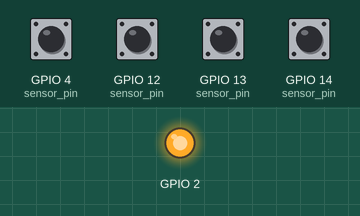
Simulated run of this sketch. Board: ESP8266 (NodeMCU). On the bench: output pins drawn as LEDs (lit = HIGH). The inputs (shaded band) are chosen by the test bench; at power-on: GPIO 4 (sensor_pin), GPIO 12 (sensor_pin), GPIO 13 (sensor_pin), GPIO 14 (sensor_pin) HIGH. WiFi joins after 1.5 s; servers stay silent unless stated.

Above: at 4.0 s.
Timing chart, 0 to 8.0 s (numbered marks = the images above):
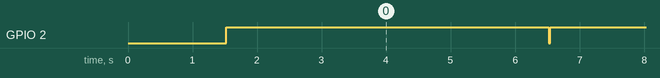

The sketch:

WiFiClient-Tank-level-SignalK-v3.ino
```cpp
/*

 Select board ESP-12E, NodeMCU 1.0 ESP12-E mmodule in the Arduino IDE.

*/


/*
 *  The blue LED on the ESP-01 module is connected to GPIO1
 *  (which is also the TXD pin; so we cannot use Serial.print() at the same time,
 *   it also blinks with high frequency during upload or communication).

 * A total of 12 pins can be used for digital IO. However, as some have several uses
 * like 16 the built in led and 1 and 3 which is serial communication the number is less.
 * In practice 9 can be freely used. Also issues with GPIO pin 15.
 *
 */
// Right side :
// GPIO_16 is equal to LED_BUILTIN.
#define GPIO_16 16  // Can be used for output, controlled like any other Digital IO pin.
#define GPIO_05  5
#define GPIO_04  4
#define GPIO_00  0
#define GPIO_02  2 // Had issues with this, trigger blue led on the wifi module
// 3.3V and GND between the above and below
#define GPIO_14 14
#define GPIO_12 12
#define GPIO_13 13
#define GPIO_15 15
#define GPIO_03 03 // These two are for Serial communication.
#define GPIO_01 01 // Using these for IO blocks of serial commmunication.

// Left side :
// Only GPIO 10 works.
#define GPIO_10 10


// Including WiFi stuff
#include <ESP8266WiFi.h>
#include <ESP8266WiFiMulti.h>
#include <WiFiUdp.h>

// Instanciate WiFi object
ESP8266WiFiMulti WiFiMulti;
// Instanciate UDP object
WiFiUDP Udp;


// Global variables

// Wifi info
const char * ssid = "openplotter";
const char * pwd = "blackpearl";
const uint16_t port = 55557;      // SignalK uses this port.
const char * host = "10.10.10.1"; // ip number of the SignalK server.

// IO Pins for sensors
// These are are the pins used :
// GPIO 14, GPIO 12, GPIO_13, GPIO_04
// On the card  D5, D6, D7 and D2

const short num_sens=4;
const int sensor_pin[num_sens]={GPIO_14, GPIO_12, GPIO_13, GPIO_04};


// Set up the the system and configure the pins and set up the wifi.
void setup() {
// Serial.begin(115200);
// Setting up the pins as digital IO pins.
  pinMode(LED_BUILTIN, OUTPUT);     // Initialize the LED_BUILTIN pin as an output
  for (int j=0;j<num_sens;j++) {
    //Serial.print(j); Serial.print(" "); Serial.print(sensor_pin[j]);
    pinMode(sensor_pin[j],INPUT_PULLUP); // initialize the pin for input.
  }

// Setting up the wifi
  // We start by connecting to a WiFi network
    WiFiMulti.addAP(ssid, pwd);
    /*
    Serial.println();
    Serial.println();
    Serial.print("Wait for WiFi... ");
    */
// Wait for association with the access point and connection to the network.
    while(WiFiMulti.run() != WL_CONNECTED) {
        //Serial.print(".");
        delay(500);
    }
    /*
    Serial.println("");
    Serial.println("WiFi connected");
    Serial.println("IP address: ");
    Serial.println(WiFi.localIP());
    */
}  // End setup


void Send_to_SignalK(String path, float value){
// Settings for SignalK port and SignalK server.
    String cmd;
    char valuestring[6];

    cmd = "{\"updates\": [{\"$source\": \"ESP8266\",\"values\":[ {\"path\":\"";
    cmd += path; cmd += "\","; cmd += "\"value\":";
    dtostrf((double)value,3,2,valuestring); // Convert double to a string
    cmd += valuestring;
    cmd += "}]}]}\0";
    /*
    Serial.println(cmd);
    Serial.println(cmd.length());
    */

    char cmdc[cmd.length()+1];        // Convert the String to an array of characters.
    Udp.beginPacket(host,port);       // Connect to to server and prepare for UDP transfer.
    strncpy(cmdc,cmd.c_str(),sizeof(cmdc));  // Convert from String to array of characters.
    //Serial.println(cmdc); Serial.print(" Message har length: "); Serial.println(sizeof(cmdc));
    Udp.write(cmdc);                  // Send the message to the SignalK server.
    Udp.endPacket();                  // End the connection.
    delay(10);                        // Short delay to recover.
} /* End Send_to_SignalK */


void Measure_and_send_Tanklevel(int tankno){

    short sensors;

    float tanklevel=0.0;
    const float inc = 1.0/(float)num_sens;

    for (int j=0;j<num_sens;j++){
      tanklevel += inc * (~(digitalRead(sensor_pin[j]))&1) ;
      /*
      Serial.print(j); Serial.print(" : sensor ");
      Serial.print(sensor_pin[j]); Serial.print(" signl ");Serial.print((digitalRead(sensor_pin[j]))&1);
      Serial.print(" Tanklevel :"); Serial.println(tanklevel);
      */
    }

    //Serial.print("Tanklevel :"); Serial.println(tanklevel);

    Send_to_SignalK("tanks.blackWater.1.currentLevel",tanklevel);
}


// the loop function runs over and over again forever in an endless loop.
void loop() {

  digitalWrite(LED_BUILTIN, LOW);   // Turn the LED on.
  Measure_and_send_Tanklevel(1);    // Get the Tank level (tank 1) and send it to SignalK.
  delay(10);                        // long enough to see it.
  digitalWrite(LED_BUILTIN, HIGH);  // Turn the LED off by making the voltage HIGH.
  delay(5000);                      // Wait for five seconds 0.2 Hz update frequency is ok.
}  /* End infinite loop */
```

Measured:
- by itself, GPIO 2: alternates HIGH for 5.0 s and LOW for 0.02 s
